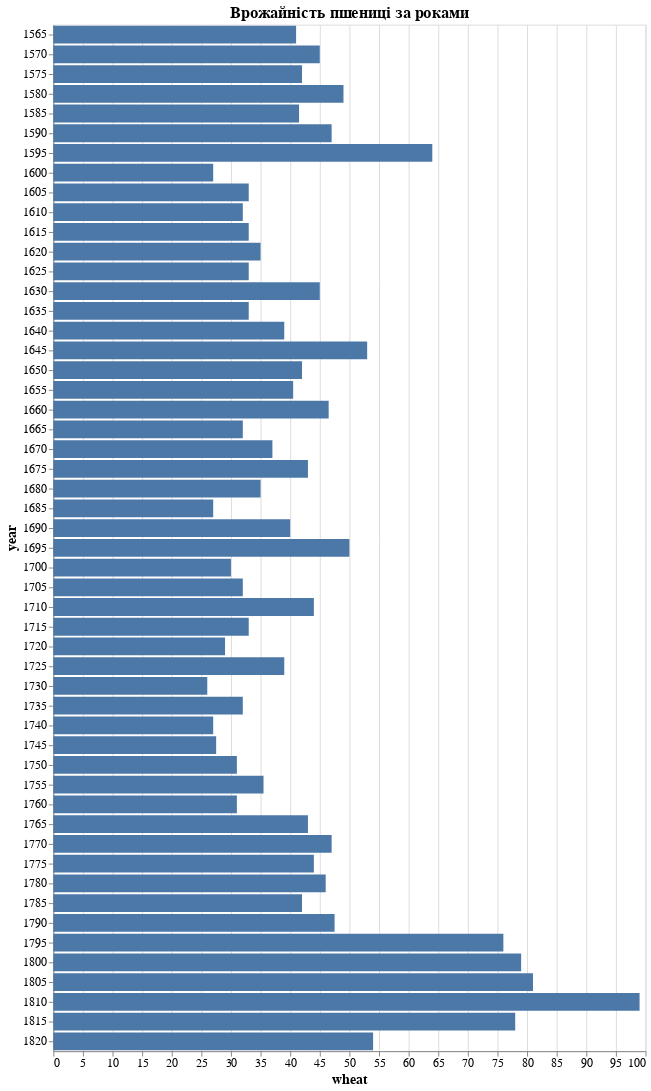

The notebook cell saved with this chart:
### Code cell
bar_chart = alt.Chart(wheat).mark_bar().encode(
    x='wheat:Q',  
    y='year:O',  
    text='wheat:Q'  
).properties(
    title='Врожайність пшениці за роками',  
    width=600  
).configure_axis(
    labelFontSize=12, 
    titleFontSize=14  
).configure_title(
    fontSize=16  
)

bar_chart

### Figure 1 — Vega-Lite specification as saved in the notebook (floating-point values rounded to 4 significant figures)
{"config": {"view": {"continuousWidth": 400, "continuousHeight": 300}, "axis": {"labelFontSize": 12, "titleFontSize": 14}, "title": {"fontSize": 16}}, "data": {"name": "data-76d1ce26ea5761007c35827e1564d86c"}, "mark": "bar", "encoding": {"text": {"type": "quantitative", "field": "wheat"}, "x": {"type": "quantitative", "field": "wheat"}, "y": {"type": "ordinal", "field": "year"}}, "title": "Врожайність пшениці за роками", "width": 600, "$schema": "https://vega.github.io/schema/vega-lite/v4.8.1.json", "datasets": {"data-76d1ce26ea5761007c35827e1564d86c": [{"year": 1565, "wheat": 41.0, "wages": 5.0}, {"year": 1570, "wheat": 45.0, "wages": 5.05}, {"year": 1575, "wheat": 42.0, "wages": 5.08}, {"year": 1580, "wheat": 49.0, "wages": 5.12}, {"year": 1585, "wheat": 41.5, "wages": 5.15}, {"year": 1590, "wheat": 47.0, "wages": 5.25}, {"year": 1595, "wheat": 64.0, "wages": 5.54}, {"year": 1600, "wheat": 27.0, "wages": 5.61}, {"year": 1605, "wheat": 33.0, "wages": 5.69}, {"year": 1610, "wheat": 32.0, "wages": 5.78}, {"year": 1615, "wheat": 33.0, "wages": 5.94}, {"year": 1620, "wheat": 35.0, "wages": 6.01}, {"year": 1625, "wheat": 33.0, "wages": 6.12}, {"year": 1630, "wheat": 45.0, "wages": 6.22}, {"year": 1635, "wheat": 33.0, "wages": 6.3}, {"year": 1640, "wheat": 39.0, "wages": 6.37}, {"year": 1645, "wheat": 53.0, "wages": 6.45}, {"year": 1650, "wheat": 42.0, "wages": 6.5}, {"year": 1655, "wheat": 40.5, "wages": 6.6}, {"year": 1660, "wheat": 46.5, "wages": 6.75}, {"year": 1665, "wheat": 32.0, "wages": 6.8}, {"year": 1670, "wheat": 37.0, "wages": 6.9}, {"year": 1675, "wheat": 43.0, "wages": 7.0}, {"year": 1680, "wheat": 35.0, "wages": 7.3}, {"year": 1685, "wheat": 27.0, "wages": 7.6}, {"year": 1690, "wheat": 40.0, "wages": 8.0}, {"year": 1695, "wheat": 50.0, "wages": 8.5}, {"year": 1700, "wheat": 30.0, "wages": 9.0}, {"year": 1705, "wheat": 32.0, "wages": 10.0}, {"year": 1710, "wheat": 44.0, "wages": 11.0}, {"year": 1715, "wheat": 33.0, "wages": 11.75}, {"year": 1720, "wheat": 29.0, "wages": 12.5}, {"year": 1725, "wheat": 39.0, "wages": 13.0}, {"year": 1730, "wheat": 26.0, "wages": 13.3}, {"year": 1735, "wheat": 32.0, "wages": 13.6}, {"year": 1740, "wheat": 27.0, "wages": 14.0}, {"year": 1745, "wheat": 27.5, "wages": 14.5}, {"year": 1750, "wheat": 31.0, "wages": 15.0}, {"year": 1755, "wheat": 35.5, "wages": 15.7}, {"year": 1760, "wheat": 31.0, "wages": 16.5}, {"year": 1765, "wheat": 43.0, "wages": 17.6}, {"year": 1770, "wheat": 47.0, "wages": 18.5}, {"year": 1775, "wheat": 44.0, "wages": 19.5}, {"year": 1780, "wheat": 46.0, "wages": 21.0}, {"year": 1785, "wheat": 42.0, "wages": 23.0}, {"year": 1790, "wheat": 47.5, "wages": 25.5}, {"year": 1795, "wheat": 76.0, "wages": 27.5}, {"year": 1800, "wheat": 79.0, "wages": 28.5}, {"year": 1805, "wheat": 81.0, "wages": 29.5}, {"year": 1810, "wheat": 99.0, "wages": 30.0}, {"year": 1815, "wheat": 78.0, "wages": null}, {"year": 1820, "wheat": 54.0, "wages": null}]}}
